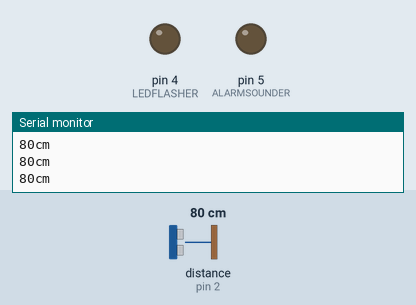
A sketch run on a simulated Arduino Uno, built with avr-gcc and run on an emulated ATmega328P. On the bench: output pins drawn as LEDs (lit = HIGH), the last lines printed to the serial monitor. Wiring (inferred from the names in the program): ultrasonic range finder: trigger pin 3; echo pin 2. The inputs (shaded band) are chosen by the test bench; at power-on: distance to the obstacle (sensor on pin 2) 80 cm. The echo pulse lasts 58.3 µs per cm; pins used as bus, display or sensor lines are not drawn.

Above: at 3.8 s.
3.9 s: distance to the obstacle (sensor on pin 2) set to 71 cm
At 4.51 s:
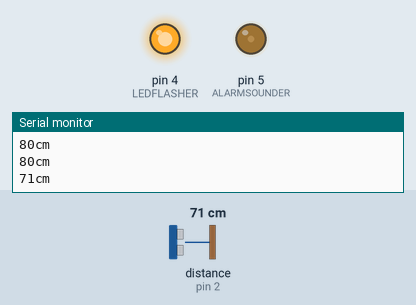
At 5.12 s:
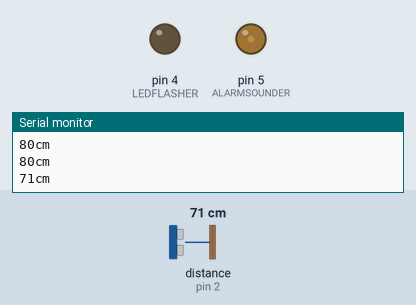
Timing chart, 0 to 15.9 s (numbered marks = the images above; inputs shaded):
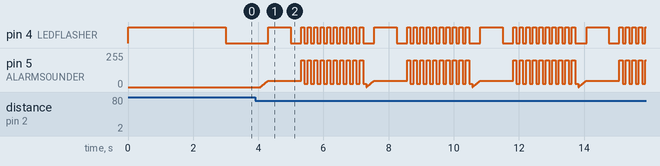

Measured:
- the behaviour switches between 76 and 75 cm on distance to the obstacle (sensor on pin 2) (found by bisection; images 0 and 1)
- after the input at 3.9 s, pin 4 (LEDFLASHER): LOW → HIGH after 0.41 s, then repeats every 3.3 s: LOW 0.32 s, 9 × (HIGH 0.10 s, LOW 0.10 s), HIGH 0.10 s, LOW 0.35 s, HIGH 0.69 s; pin 5 (ALARMSOUNDER): 0/255 → 2/255 after 0.17 s, then moves between 0/255 and 200/255, repeating every 3.3 s

The sketch:

siskon.ino
```cpp
#define ECHOPIN 2                   //definisi PIN Echo
#define TRIGPIN 3                   //definisi PIN trigger
#define LEDFLASHER 4
#define ALARMSOUNDER 5

  int i = 0;
  int state = 0;
  int jarak;
  int distance;
  int val = LOW;
  int pre_val = LOW;

void setup(){
  Serial.begin(9600);
  pinMode(ECHOPIN, INPUT);
  pinMode(TRIGPIN, OUTPUT);
  pinMode(LEDFLASHER, OUTPUT);
  pinMode(ALARMSOUNDER, OUTPUT);
}

void loop(){
  if(state==0){                    //State untuk menunggu benda....

    Serial.print("Menginisialisasi Jarak \n");
    Serial.print("Mohon jangan pindahkan benda \n");
    digitalWrite(LEDFLASHER, HIGH);
    delay(3000);
    digitalWrite(LEDFLASHER, LOW);

  state = 1;
  }
  else if(state == 1){            //menghitung jarak benda

    digitalWrite(TRIGPIN, LOW);
    delayMicroseconds(2);
    digitalWrite(TRIGPIN, HIGH);
    delayMicroseconds(10);
    digitalWrite(TRIGPIN, LOW);

    jarak = pulseIn(ECHOPIN, HIGH);
    jarak = jarak/58;
    if(jarak > 100){
      Serial.print(jarak);
      state=5;
    }else{
       state=3;
    }

  }
  else if(state == 3){          //Mendeteksi pergerakan jarak benda
    digitalWrite(TRIGPIN, LOW);
    delayMicroseconds(2);
    digitalWrite(TRIGPIN, HIGH);
    delayMicroseconds(10);
    digitalWrite(TRIGPIN, LOW);
    distance = pulseIn(ECHOPIN, HIGH);
    distance= distance/58;                        // Menghitung nilainya dan mengubahnya ke cm
    Serial.print(distance);
    Serial.print("cm \n");
      if(distance <= jarak - 5 || distance >= jarak + 5){
          state=4;
      }
     delay(100);
  }
  else if(state == 4){
       for(i = 0; i < 50; i = i + 2)
        {
            analogWrite(LEDFLASHER, i);
            analogWrite(ALARMSOUNDER, i);
            delay(10);
        }
        for(i = 400; i > 1; i = i - 2)
        {
            analogWrite(LEDFLASHER, i);
            analogWrite(ALARMSOUNDER, i);
            delay(5);
        }
        for(i = 1; i <= 10; i++)
        {
            analogWrite(LEDFLASHER, 255);
            analogWrite(ALARMSOUNDER, 200);
            delay(100);
            analogWrite(LEDFLASHER, 0);
            analogWrite(ALARMSOUNDER, 25);
            delay(100);
        }
    pre_val = val;

  }

}
```
